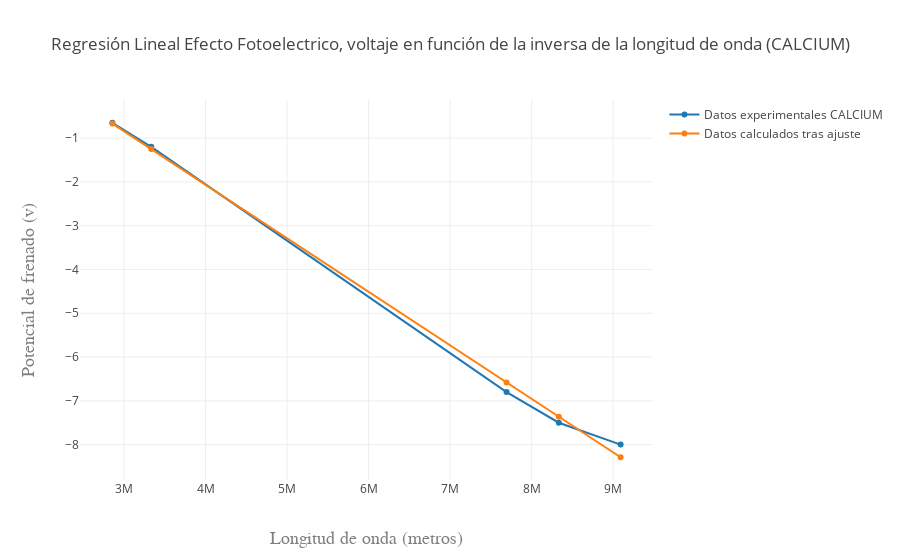

Source (notebook cell):
### Code cell
var datos3 = [
  { x: inversa_de_longitudes_de_onda3, 
    y: voltajes_medidos3, name: 'Datos experimentales CALCIUM' 
   },
  { x: inversa_de_longitudes_de_onda3, 
    y: voltajes_de_frenado_calculados3, name: 'Datos calculados tras ajuste' 
    }
  
];
var layout3 = {
  title: 'Regresión Lineal Efecto Fotoelectrico, voltaje en función de la inversa de la longitud de onda (CALCIUM)',
  xaxis: { title: 'Longitud de onda (metros)',
    titlefont: { family: 'Courier New, monospace', size: 18, color: '#7f7f7f' }
   
        },
  yaxis: {
    title: 'Potencial de frenado (v)',
     titlefont: {family: 'Courier New, monospace', size: 18, color: '#7f7f7f' }
    
  }
};
Plotly(datos3, layout3,);

### Figure 1 — Plotly figure (JSON) as saved in the notebook; plotly's stock layout.template omitted (floating-point values rounded to 4 significant figures)
{"data": [{"x": [9091000.0, 8333000.0, 7692000.0, 3333000.0, 2857000.0], "y": [-8, -7.5, -6.8, -1.2, -0.65], "name": "Datos experimentales CALCIUM"}, {"x": [9091000.0, 8333000.0, 7692000.0, 3333000.0, 2857000.0], "y": [-8.288, -7.362, -6.579, -1.251, -0.6691], "name": "Datos calculados tras ajuste"}], "layout": {"title": "Regresión Lineal Efecto Fotoelectrico, voltaje en función de la inversa de la longitud de onda (CALCIUM)", "xaxis": {"title": "Longitud de onda (metros)", "titlefont": {"family": "Courier New, monospace", "size": 18, "color": "#7f7f7f"}}, "yaxis": {"title": "Potencial de frenado (v)", "titlefont": {"family": "Courier New, monospace", "size": 18, "color": "#7f7f7f"}}}}
